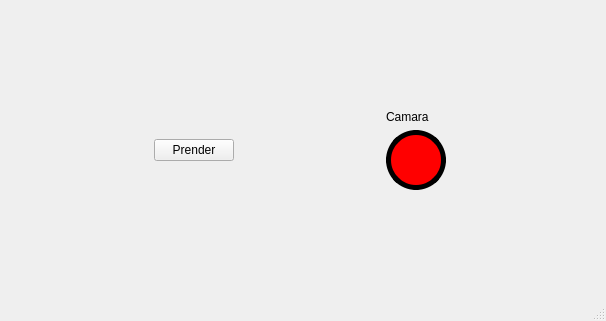
<?xml version="1.0" encoding="UTF-8"?>
<ui version="4.0">
 <class>MainWindow</class>
 <widget class="QMainWindow" name="MainWindow">
  <property name="geometry">
   <rect>
    <x>0</x>
    <y>0</y>
    <width>606</width>
    <height>321</height>
   </rect>
  </property>
  <property name="windowTitle">
   <string>MainWindow</string>
  </property>
  <widget class="QWidget" name="centralwidget">
   <layout class="QVBoxLayout" name="verticalLayout_2">
    <item>
     <spacer name="verticalSpacer">
      <property name="orientation">
       <enum>Qt::Vertical</enum>
      </property>
      <property name="sizeHint" stdset="0">
       <size>
        <width>20</width>
        <height>68</height>
       </size>
      </property>
     </spacer>
    </item>
    <item>
     <layout class="QHBoxLayout" name="horizontalLayout">
      <item>
       <spacer name="horizontalSpacer">
        <property name="orientation">
         <enum>Qt::Horizontal</enum>
        </property>
        <property name="sizeHint" stdset="0">
         <size>
          <width>40</width>
          <height>20</height>
         </size>
        </property>
       </spacer>
      </item>
      <item>
       <widget class="QPushButton" name="pushButton">
        <property name="text">
         <string>Prender</string>
        </property>
       </widget>
      </item>
      <item>
       <spacer name="horizontalSpacer_2">
        <property name="orientation">
         <enum>Qt::Horizontal</enum>
        </property>
        <property name="sizeHint" stdset="0">
         <size>
          <width>40</width>
          <height>20</height>
         </size>
        </property>
       </spacer>
      </item>
      <item>
       <layout class="QVBoxLayout" name="verticalLayout">
        <item>
         <widget class="QLabel" name="label">
          <property name="styleSheet">
           <string notr="true">font: 10pt &quot;Candara&quot;;</string>
          </property>
          <property name="text">
           <string>Camara</string>
          </property>
         </widget>
        </item>
        <item>
         <widget class="QRadioButton" name="radioButton">
          <property name="styleSheet">
           <string notr="true">QRadioButton::indicator {
width:              50px;
height:             50px;
border-radius:  30px;
}

QRadioButton::indicator:checked {
background-color:    #00ff00;
border:          5px solid black;
}

QRadioButton::indicator:unchecked {
background-color:    red;
border:          5px solid black;
}</string>
          </property>
          <property name="text">
           <string/>
          </property>
         </widget>
        </item>
       </layout>
      </item>
      <item>
       <spacer name="horizontalSpacer_3">
        <property name="orientation">
         <enum>Qt::Horizontal</enum>
        </property>
        <property name="sizeHint" stdset="0">
         <size>
          <width>40</width>
          <height>20</height>
         </size>
        </property>
       </spacer>
      </item>
     </layout>
    </item>
    <item>
     <spacer name="verticalSpacer_2">
      <property name="orientation">
       <enum>Qt::Vertical</enum>
      </property>
      <property name="sizeHint" stdset="0">
       <size>
        <width>20</width>
        <height>68</height>
       </size>
      </property>
     </spacer>
    </item>
   </layout>
  </widget>
  <widget class="QMenuBar" name="menubar">
   <property name="geometry">
    <rect>
     <x>0</x>
     <y>0</y>
     <width>606</width>
     <height>26</height>
    </rect>
   </property>
  </widget>
  <widget class="QStatusBar" name="statusbar"/>
 </widget>
 <resources/>
 <connections/>
</ui>
